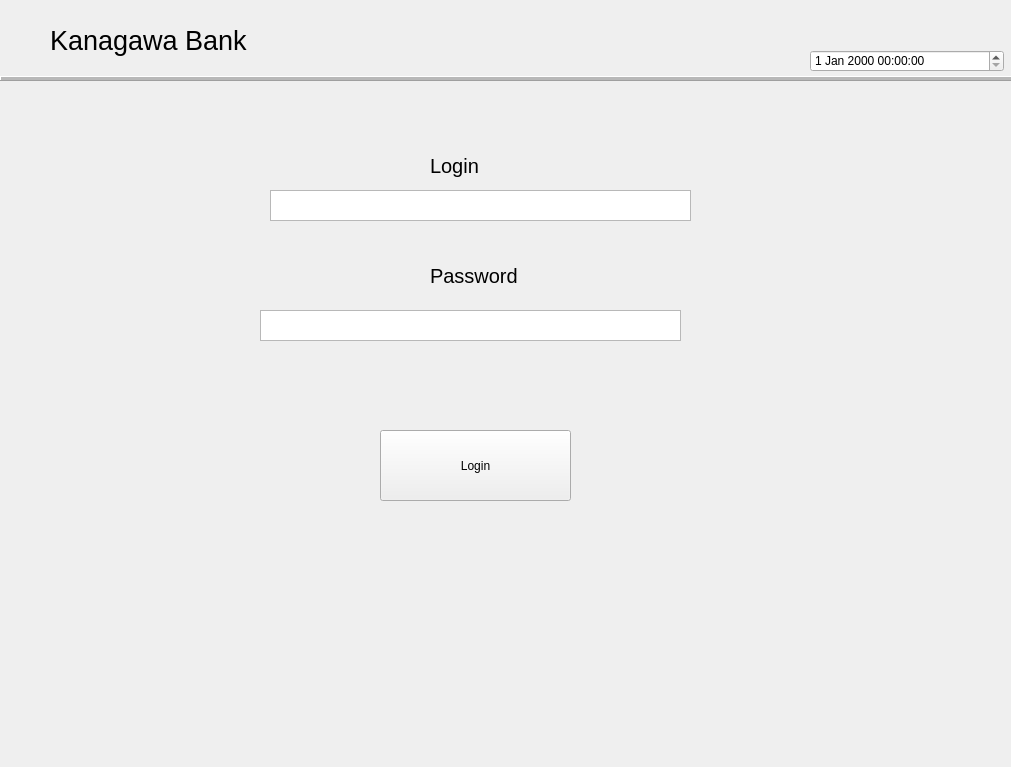
<?xml version="1.0" encoding="UTF-8"?>
<ui version="4.0">
 <class>Form</class>
 <widget class="QWidget" name="Form">
  <property name="geometry">
   <rect>
    <x>0</x>
    <y>0</y>
    <width>1011</width>
    <height>767</height>
   </rect>
  </property>
  <property name="focusPolicy">
   <enum>Qt::TabFocus</enum>
  </property>
  <property name="windowTitle">
   <string>Form</string>
  </property>
  <widget class="Line" name="line">
   <property name="geometry">
    <rect>
     <x>0</x>
     <y>70</y>
     <width>1091</width>
     <height>16</height>
    </rect>
   </property>
   <property name="frameShadow">
    <enum>QFrame::Raised</enum>
   </property>
   <property name="lineWidth">
    <number>1</number>
   </property>
   <property name="midLineWidth">
    <number>3</number>
   </property>
   <property name="orientation">
    <enum>Qt::Horizontal</enum>
   </property>
  </widget>
  <widget class="QLabel" name="label">
   <property name="geometry">
    <rect>
     <x>50</x>
     <y>20</y>
     <width>261</width>
     <height>41</height>
    </rect>
   </property>
   <property name="font">
    <font>
     <pointsize>20</pointsize>
    </font>
   </property>
   <property name="lineWidth">
    <number>1</number>
   </property>
   <property name="midLineWidth">
    <number>1</number>
   </property>
   <property name="text">
    <string>Kanagawa Bank</string>
   </property>
   <property name="scaledContents">
    <bool>false</bool>
   </property>
   <property name="wordWrap">
    <bool>false</bool>
   </property>
  </widget>
  <widget class="QLabel" name="label_2">
   <property name="geometry">
    <rect>
     <x>430</x>
     <y>150</y>
     <width>161</width>
     <height>31</height>
    </rect>
   </property>
   <property name="font">
    <font>
     <pointsize>15</pointsize>
    </font>
   </property>
   <property name="text">
    <string>Login</string>
   </property>
  </widget>
  <widget class="QTextEdit" name="text_name_login">
   <property name="geometry">
    <rect>
     <x>270</x>
     <y>190</y>
     <width>421</width>
     <height>31</height>
    </rect>
   </property>
  </widget>
  <widget class="QLabel" name="label_3">
   <property name="geometry">
    <rect>
     <x>430</x>
     <y>250</y>
     <width>101</width>
     <height>51</height>
    </rect>
   </property>
   <property name="font">
    <font>
     <pointsize>15</pointsize>
    </font>
   </property>
   <property name="text">
    <string>Password</string>
   </property>
  </widget>
  <widget class="QTextEdit" name="textEdit_2">
   <property name="geometry">
    <rect>
     <x>260</x>
     <y>310</y>
     <width>421</width>
     <height>31</height>
    </rect>
   </property>
  </widget>
  <widget class="QPushButton" name="Button_Login">
   <property name="geometry">
    <rect>
     <x>380</x>
     <y>430</y>
     <width>191</width>
     <height>71</height>
    </rect>
   </property>
   <property name="text">
    <string>Login</string>
   </property>
  </widget>
  <widget class="QDateTimeEdit" name="dateTimeEdit">
   <property name="geometry">
    <rect>
     <x>810</x>
     <y>50</y>
     <width>194</width>
     <height>22</height>
    </rect>
   </property>
  </widget>
 </widget>
 <resources>
  <include location="../test.qrc"/>
 </resources>
 <connections/>
</ui>
